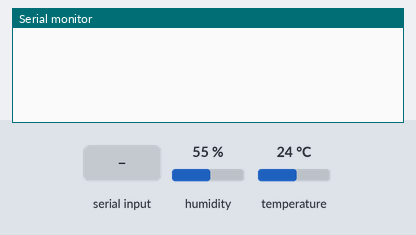
Simulated run of this sketch. Board: Arduino Uno, built with avr-gcc and run on an emulated ATmega328P. Shown: the last lines printed to the serial monitor. The test bench sets the inputs (shaded band); at power-on: humidity 55 %, temperature 24 °C.

Above: at 1.2 s.
1.3 s: "TEMP:25\n" received over Serial
At 2.1 s:
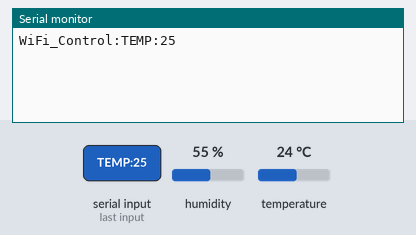
2.9 s: "SENSOR_READ\n" received over Serial
At 4.4 s:
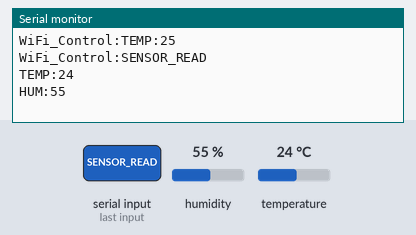
4.8 s: "1\n" received over Serial
At 5.4 s:
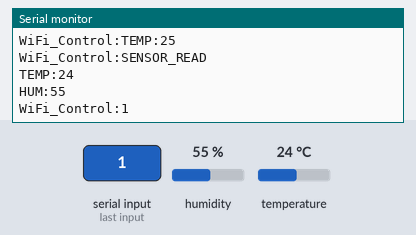

The sketch:

Read_DHT11_Data_Code.ino
```cpp
#include <dht11.h>  //include the library code:
dht11 DHT;
#define DHT11_PIN 3  //定义DHT11为数字口3

// 用于存储从串口接收到的控制指令字符串
String WiFi_Control = "";

void dht11_chk() {
  int chk;
  chk = DHT.read(DHT11_PIN);  // READ DATA
  switch (chk) {
    case DHTLIB_OK:
      break;
    case DHTLIB_ERROR_CHECKSUM:  //校检和错误返回
      break;
    case DHTLIB_ERROR_TIMEOUT:  //超时错误返回
      break;
    default:
      break;
  }
}

void setup() {
  // 初始化串口通信，波特率设置为750（注意：非标准波特率，需确保通信双方一致）
  Serial.begin(750);

  // 将引脚设置为输入模式
  pinMode(DHT11_PIN, INPUT);
}

void loop() {
  //检查DHT11数据是否正常
  dht11_chk();
  //读取传感器数据
  int TempValue = DHT.temperature;
  int HumValue = DHT.humidity;

  // 检查串口是否有数据可读
  if (Serial.available()) {
    // 读取直到换行符('\n')的数据，并转换为String类型
    WiFi_Control = Serial.readStringUntil('\n');

    // 去除字符串首尾的空白字符（如回车、空格等）
    WiFi_Control.trim();

    // 将接收到的指令回传到串口，便于调试
    Serial.print("WiFi_Control:");
    Serial.println(WiFi_Control);
  }

  // 判断接收到的指令内容是否是发送数据指令"SENSOR_READ"
  if (WiFi_Control == "SENSOR_READ") {
    //请注意串口发送的数据格式为 “名称:数据”，如温度的值是25就是“TEMP:25”
    Serial.println("TEMP:" + String(TempValue));  //发送温度数据给ESP01-S
    Serial.println("HUM:" + String(HumValue));    //发送湿度数据给ESP01-S
  }
  // 清除指令字符串，避免重复执行
  WiFi_Control = "";
}
```

Measured:
- after the input at 1.3 s, the serial monitor: prints a new line after 0.11 s (image 1)
- after the input at 2.9 s, the serial monitor: prints a new line after 0.16 s (image 2)
- after the input at 4.8 s, the serial monitor: prints a new line at once (image 3)
